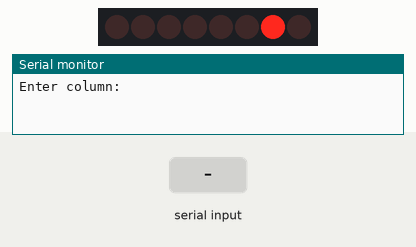
Bench run of a sketch on a simulated Arduino Uno, built with avr-gcc and run on an emulated ATmega328P. Shown: 8 shift-register outputs drawn as a row of LEDs (first output left, lit = HIGH), the last lines printed to the serial monitor. Wiring (inferred from the names in the program): shift register (74HC595): data pin 4; shift clock pin 3; latch pin 2. Wiring (inferred from the signals the program sends): row of LEDs: on Q0, Q1, Q2, Q3, Q4, Q5, Q6, Q7. Inputs (shaded band) come from the test bench.

Above: at 2.3 s.
2.4 s: "90,45\n" received over Serial
At 2.9 s:
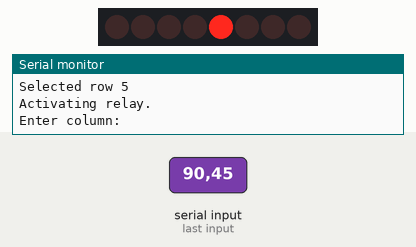
3.9 s: "30,150\n" received over Serial
At 5.1 s:
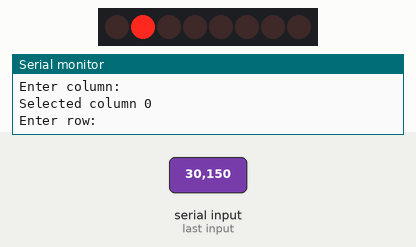
5.4 s: "30,150\n" received over Serial
At 5.9 s:
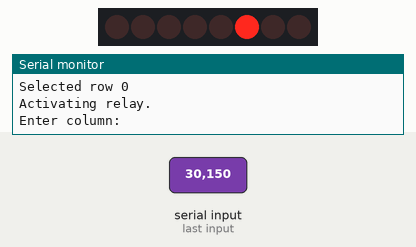
7.0 s: "200\n" received over Serial
At 8.0 s:
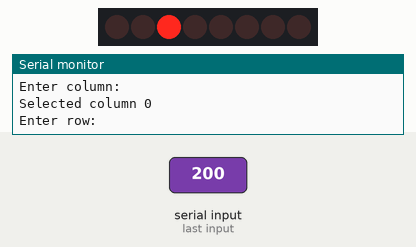
8.5 s: "5\n" received over Serial
At 9.0 s:
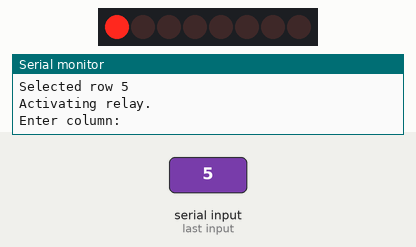
10.0 s: "90\n" received over Serial
At 10.3 s:
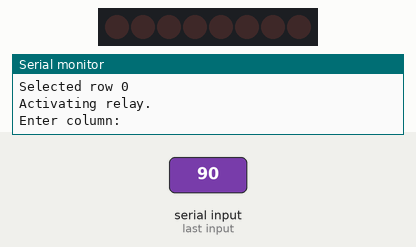
Timing chart, 0 to 12.5 s (numbered marks = the images above; inputs shaded):
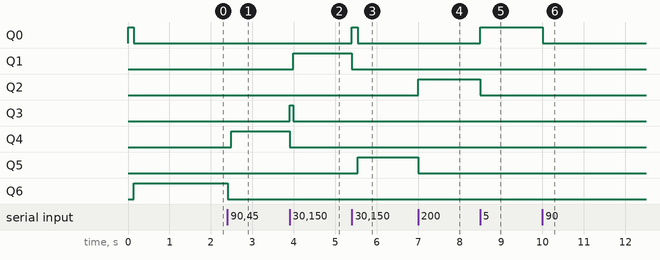

The sketch:

manualSetRelay.ino
```cpp
//**************************************************************//
//  Name    : modified shiftOutCode, Hello World
//  Author  : Jack
//  based on original by Carlyn Maw,Tom Igoe, David A. Mellis
//  Date    : 7 October 2012
//  Version : 1.0
//  Notes   : Set relays interactively for automatic antenna tuner
//          : as part of significant other project
//****************************************************************

const int MAXROWS = 4;
const int MAXCOLS = 7;
//the shift register takes care of columns - tpic6b595 is current drain
//Pin connected to RCK (Relay clock - latch) of TPIC6B595
int latchPin = 2;
////Pin connected to Serial In of TPIC6B595
int dataPin = 4;
//Pin connected to SRCK of TPIC6B595 (Shift register clock)
int clockPin = 3;
//set up relay "rows" - mosfets controlling current source
int rowEnable[MAXROWS] = {10,11,12,13};

void setup() {
   Serial.begin(9600);
  //set pins to output so you can control the shift register
  pinMode(latchPin, OUTPUT);
  pinMode(clockPin, OUTPUT);
  pinMode(dataPin, OUTPUT);
  for (int i=0; i < MAXROWS; i++){
    pinMode(rowEnable[i], OUTPUT);
    digitalWrite(rowEnable[i], HIGH);
  }
 zeroRelays();
}

void loop() {
  // Read input from keyboard (well, from serial device)
  // Doesn't bother checking that number is within range
  // since there's really no downside to trying to set a relay
  // column/row that doesn't exist.
  int selectedColumn;
  int selectedRow;
  Serial.println("Enter column:");
  selectedColumn = readSingleDigit();
  Serial.print("Selected column ");
  Serial.println(selectedColumn);
  Serial.println("Enter row:");
  selectedRow = readSingleDigit();
  Serial.print("Selected row ");
  Serial.println(selectedRow);
  Serial.println();
  Serial.println("Activating relay.");
  fireRelay(selectedColumn, selectedRow);
}

int readSingleDigit(void) {
  //grab a single integer 0-9
  int inputByte = -1;
  while (inputByte == -1) {
    while (Serial.available() <= 0)
      ;
    inputByte = Serial.read() - '0';
    if (inputByte < 0 || inputByte > 9)
      inputByte = -1;
  }
  return inputByte;
}

void zeroRelays() {
  // set capacitors to ungrounded (bypass) - red
  // set inductors to shorted (bypass) - green
  for (int row=0; row < MAXROWS; row +=3) {
    for (int col=0; col < MAXCOLS; col++){
      fireRelay(col, row);
    }
  }
  delay(1000);
}

void fireRelay(int col, int row) {
  //shift in the bit mask for column
  //make the register opaque to hide the shifting activity
  digitalWrite(latchPin, LOW);
  // shift out the bits:
  shiftOut(dataPin, clockPin, MSBFIRST, 1 << col);
  //take the latch pin high to activate relay coil:
  digitalWrite(latchPin, HIGH);
  //disable flow through the latch and make drain active
  //activate the row by pulling the PNP transistor for that row low
  digitalWrite(rowEnable[row],LOW);
  //give some time for the mechanical relay to engage
  delay(10);
  //disable the row
  digitalWrite(rowEnable[row],HIGH);
}
```

Measured:
- after the input at 2.4 s, Q4: LOW → HIGH after 0.09 s; Q6: HIGH → LOW at once
- after the input at 3.9 s, Q1: LOW → HIGH after 0.09 s; Q3: LOW → HIGH at once, → LOW 0.09 s later; Q4: HIGH → LOW at once
- after the input at 5.4 s, Q0: LOW → HIGH at once, → LOW 0.14 s later; Q1: HIGH → LOW at once; Q5: LOW → HIGH after 0.14 s
- after the input at 7.0 s, Q2: LOW → HIGH at once; Q5: HIGH → LOW at once
- after the input at 8.5 s, Q0: LOW → HIGH at once; Q2: HIGH → LOW at once
- after the input at 10.0 s, Q0: HIGH → LOW at once
